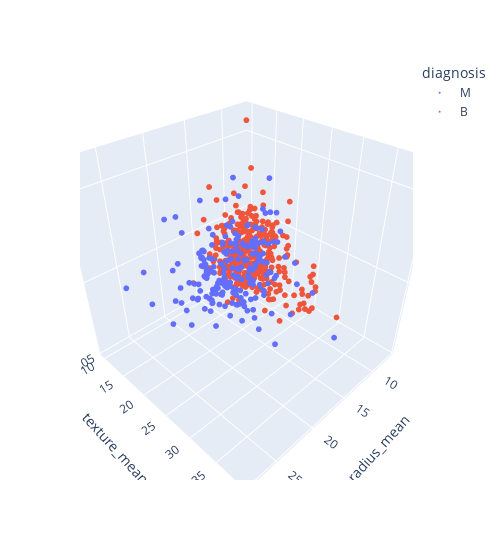

Notebook code cell kept with this figure:
### Code cell
fig = px.scatter_3d(
    dataset,
    x='radius_mean',
    y='texture_mean',
    z='smoothness_mean',
    color='diagnosis',
    width=500
)

fig.update_traces(marker=dict(size=2))

### Figure 1 — Plotly figure (JSON) as saved in the notebook; plotly's stock layout.template omitted (floating-point values rounded to 4 significant figures; data arrays with more than 128 entries replaced by an {"elided": "..."} marker saying what was removed)
{"data": [{"hovertemplate": "diagnosis=M<br>radius_mean=%{x}<br>texture_mean=%{y}<br>smoothness_mean=%{z}<extra></extra>", "legendgroup": "M", "marker": {"color": "#636efa", "size": 2, "symbol": "circle"}, "mode": "markers", "name": "M", "scene": "scene", "showlegend": true, "type": "scatter3d", "x": {"elided": "212 float values"}, "y": {"elided": "212 float values"}, "z": {"elided": "212 float values"}}, {"hovertemplate": "diagnosis=B<br>radius_mean=%{x}<br>texture_mean=%{y}<br>smoothness_mean=%{z}<extra></extra>", "legendgroup": "B", "marker": {"color": "#EF553B", "size": 2, "symbol": "circle"}, "mode": "markers", "name": "B", "scene": "scene", "showlegend": true, "type": "scatter3d", "x": {"elided": "357 float values"}, "y": {"elided": "357 float values"}, "z": {"elided": "357 float values"}}], "layout": {"legend": {"title": {"text": "diagnosis"}, "tracegroupgap": 0}, "margin": {"t": 60}, "scene": {"domain": {"x": [0, 1], "y": [0, 1]}, "xaxis": {"title": {"text": "radius_mean"}}, "yaxis": {"title": {"text": "texture_mean"}}, "zaxis": {"title": {"text": "smoothness_mean"}}}, "width": 500}}
